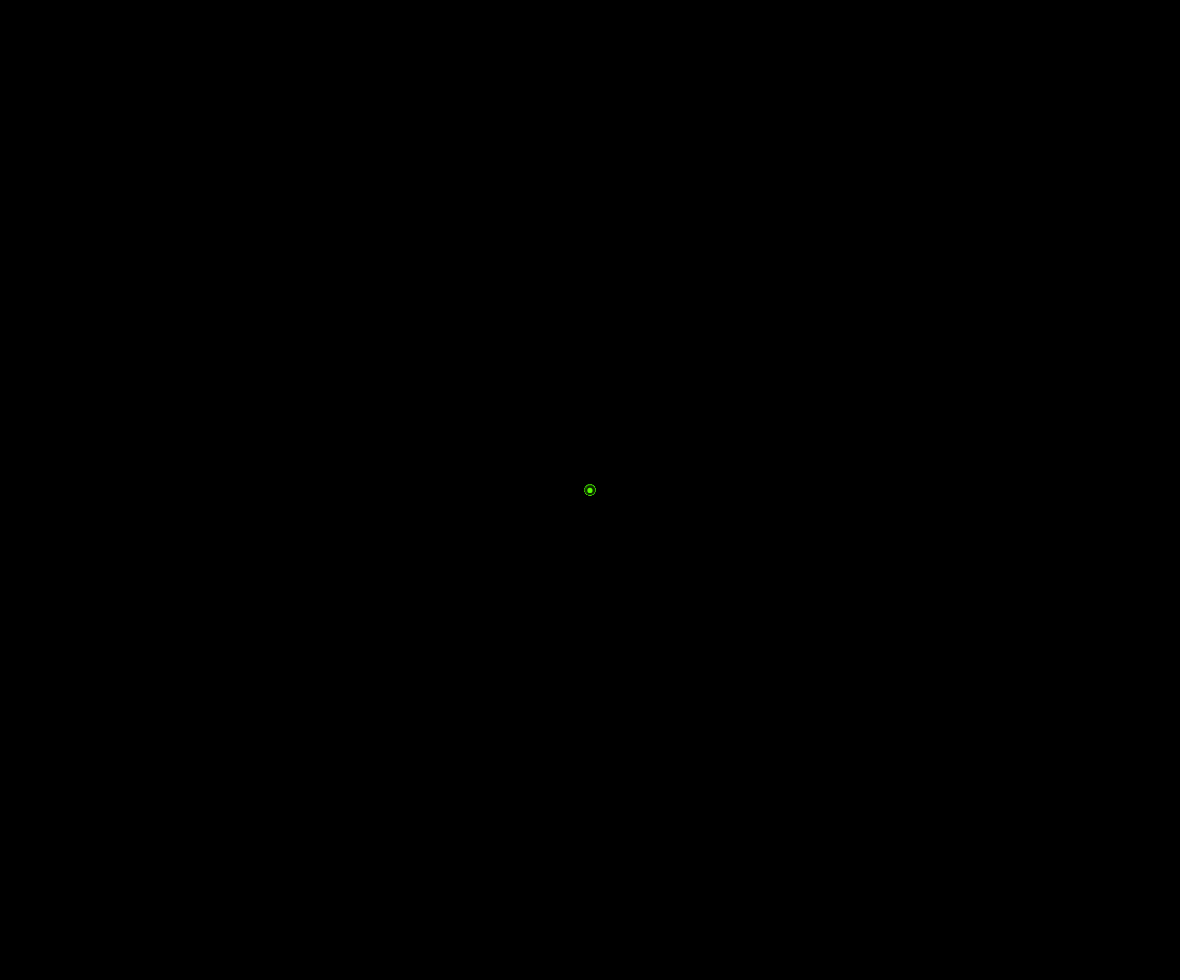
Frame 1 (no input)
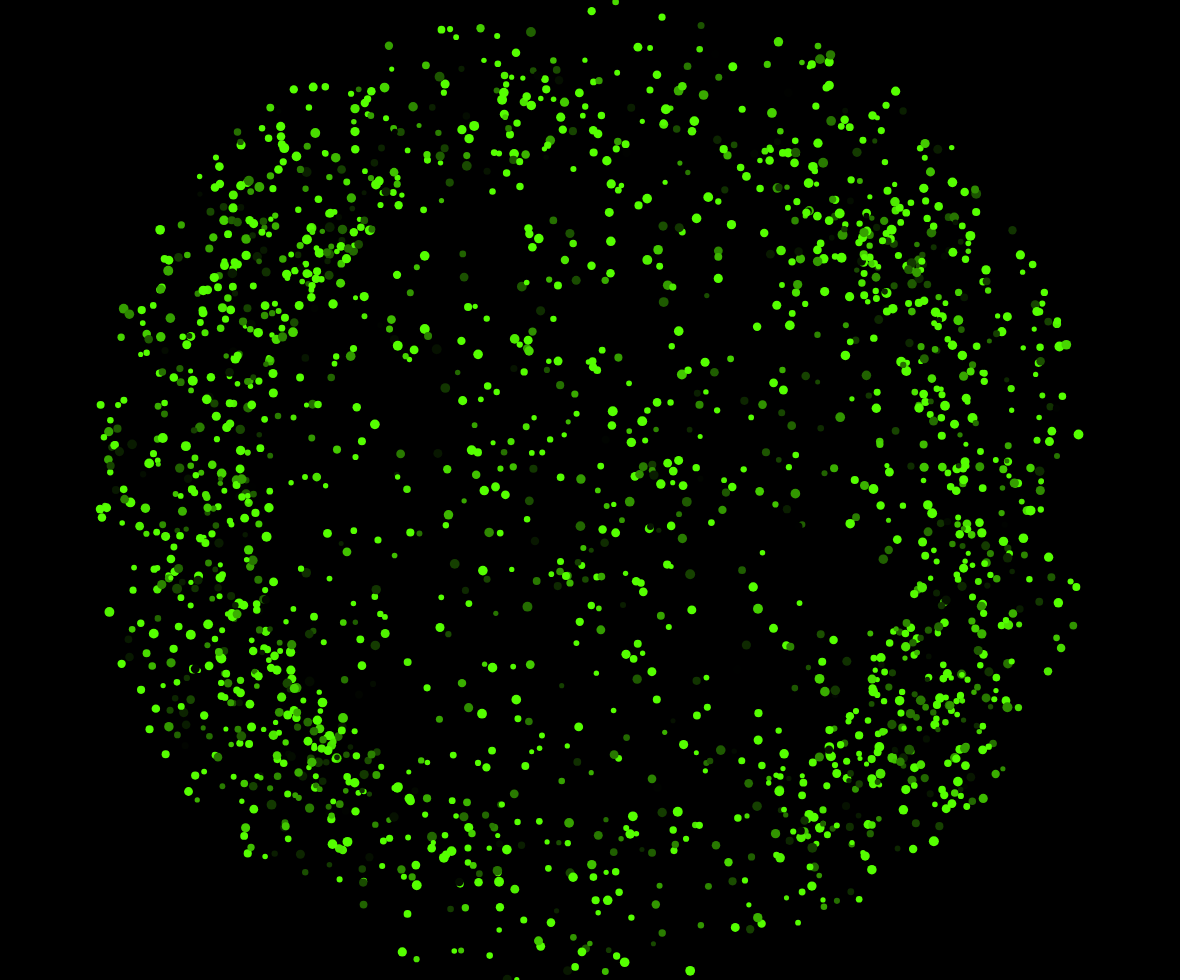
Frame 60 (no input)
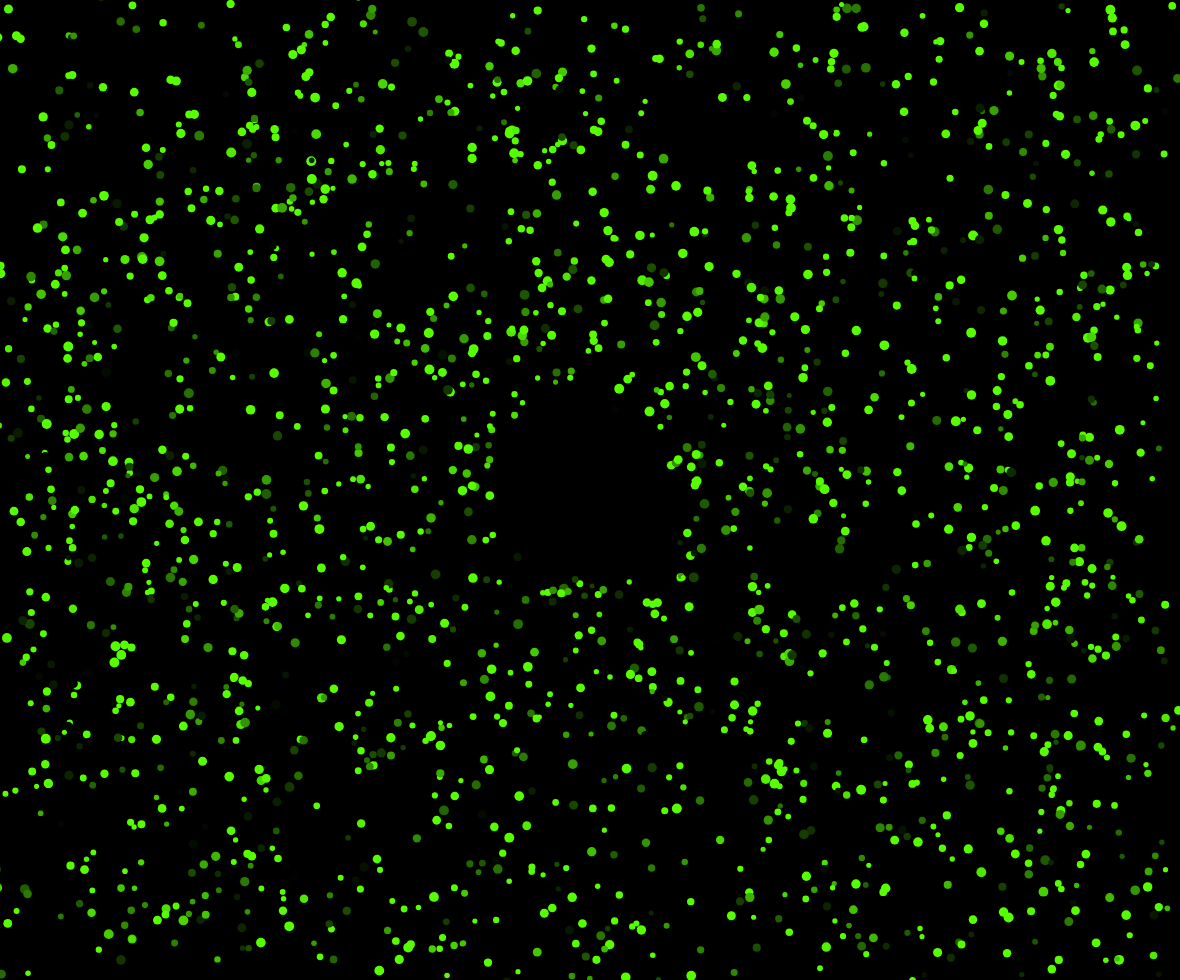
Frame 120 (the mouse pressed at the canvas centre since frame 60)

The p5.js sketch that drew these frames (run headless with seeded random() and noise() and a simulated clock; from frame 60 on, the mouse is pressed at the canvas centre):

// p5.js sketch
// ── sketch.js
let particles = [];

function setup() {
    createCanvas(windowWidth - 20, windowHeight - 20);
    colorMode(HSB, 360, 100, 100, 100)
    for (let i = 0; i < 2000; i++) {
        let c = color(100, 100, random(200));
        particles.push(new Particle(random(width), random(height), random(5, 10), c));
    }
}

function draw() {
    background(0);
    for (let i = 0; i < particles.length; i++) {
        particles[i].move();
        particles[i].avoid(mouseX, mouseY);
        particles[i].draw();
    }
}

function windowResized() {
    resizeCanvas(windowWidth - 20, windowHeight - 20);
}
// ── particle.js
class Particle {
    constructor(_x, _y, _r, _c) {
        this.pos = createVector(width / 2, height / 2);
        this.vel = createVector(0, 0);
        this.acc = createVector(0, 0);
        this.maxForce = random(0.4, 0.6);
        this.target = createVector(_x, _y);
        this.r = _r;
        this.c = _c;
    }

    goToTarget() {
        let steer = this.target.copy();
        let distance = dist(this.pos.x, this.pos.y, this.target.x, this.target.y);
        if (distance > 0.5) {
            let distThreshold = 20;
            steer.sub(this.pos);
            steer.normalize();
            steer.mult(map(min(distance, distThreshold), 0, distThreshold, 0, this.maxForce));
            this.acc.add(steer);
        }
    }

    avoid(mx, my) {
        let distance = dist(this.pos.x, this.pos.y, mx, my);
        if (distance < 100) {
            let repulse = this.pos.copy();
            repulse.sub(mx, my);
            repulse.mult(map(distance, 100, 0, 0, 0.25));
            this.acc.add(repulse);
        }
    }

    move() {
        this.goToTarget();
        this.vel.mult(0.95);
        this.vel.add(this.acc);
        this.pos.add(this.vel);
        this.acc.mult(0);
    }

    draw() {
        noStroke();
        fill(this.c);
        ellipse(this.pos.x, this.pos.y, this.r, this.r);
    }
}
